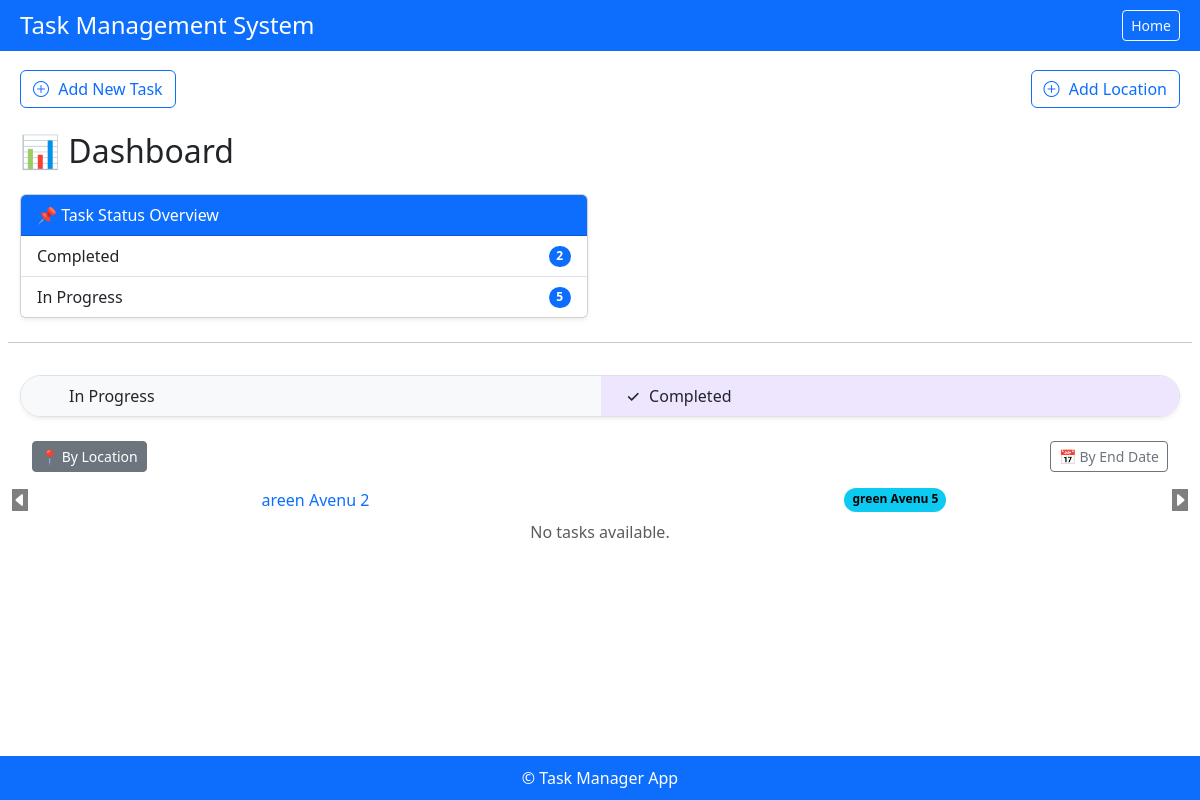
The page /dashboard/?status=completed&sort=location&loc_id=2 (signed in) on the database its author committed.
### emp_app/models.py (models this page shows, shortened)
class Task(models.Model):
    PRIORITY_CHOICES = [
        ('low', 'Low'),
        ('medium', 'Medium'),
        ('high', 'High'),
    ]
    STATUS = [
        ('in progress', 'IN PROGRESS'),
        ('completed', 'COMPLETED'),
    ]
    task_name = models.CharField(max_length=255, null=True, blank=True)
    location = models.ForeignKey(Locations, on_delete=models.CASCADE, null=True, blank=True)
    description = models.TextField(null=True, blank=True)
    start_date = models.DateField(default=timezone.now)
    end_date = models.DateField(null=True, blank=True)
    status = models.CharField(max_length=20, choices=STATUS, default='in progress')
    created_at = models.DateField(default=timezone.now)
    priority = models.CharField(
        max_length=10, choices=PRIORITY_CHOICES, default='Medium')
    history = HistoricalRecords()

class Locations(models.Model):
    location_name = models.CharField(max_length=255)
    created_at = models.DateTimeField(auto_now_add=True, null=True, blank=True)
    updated_at = models.DateTimeField(auto_now_add=True, null=True, blank=True)
    history = HistoricalRecords()
    def __str__(self):
        return self.location_name

### emp_app/views.py (the view, shortened to what this page needs)
# urls.py: path('dashboard/', views.dashboard, name='dashboard'),
@login_required(login_url='/emp-login/')
def dashboard(request):
    selected_status = request.GET.get('status', 'in progress')
    sort_by = request.GET.get('sort', 'location')
    loc_id = request.GET.get('loc_id')
    try:
        selected_loc_id = int(loc_id)
    except (TypeError, ValueError):
        selected_loc_id = None
    tasks = Task.objects.filter(status=selected_status)
    grouped_locations = None
    if loc_id:
        try:
            selected_location = Locations.objects.get(id=loc_id)
            tasks = tasks.filter(location=selected_location)
        except Locations.DoesNotExist:
            selected_location = None
    if sort_by == 'location':
        tasks = tasks.order_by('location__location_name', 'end_date')
        all_locations = Locations.objects.all()
        grouped_locations = group_locations(all_locations, 2)
    else:
        tasks = tasks.order_by('end_date')
    task_counts = Task.objects.values('status').annotate(total=Count('id'))
    print('selected_loc_id',loc_id)
    context = {
        'tasks': tasks,
        'selected_status': selected_status,
        'task_counts': task_counts,
        'form': TaskForm(),
        'location_form': LocationForm(),
        'active_sort': sort_by,
        'active_location': loc_id,
        'selected_loc_id': selected_loc_id,
    }
    if grouped_locations:
        context['locations_grouped'] = grouped_locations
    return render(request, 'dashboard.html', context)

### emp_app/views.py (called while the page is built)
def group_locations(locations, n=3):
    args = [iter(locations)] * n
    return list(zip_longest(*args))

### emp_app/templates/dashboard.html (shortened to what this page needs)
{% extends 'base.html' %}
{% block content %}
{% load widget_tweaks %}
<div>
  <div class="d-flex justify-content-between mb-4">
    <button type="button" class="btn btn-outline-primary no-hover" data-bs-toggle="modal"
    data-bs-target="#createTaskModal">
    <i class="bi bi-plus-circle mr-2 mb-1" style="margin-right: 5px; margin-bottom: 4px;"></i> Add New Task
  </button>
  <a href="{% url 'location_crud' %}">
    <button type="button" class="btn btn-outline-primary no-hover">
      <i class="bi bi-plus-circle mr-2 mb-1" style="margin-right: 5px; margin-bottom: 4px;"></i> Add Location
    </button>
  </a>
  </div>
<h2 class="mb-4 mt-4">📊 Dashboard</h2>
<div class="row">
  <div class="col-md-6 mb-4">
    <div class="card shadow-sm">
      <div class="card-header bg-primary text-white">📌 Task Status Overview</div>
      <ul class="list-group list-group-flush">
        {% for item in task_counts %}
        <li class="list-group-item d-flex justify-content-between align-items-center">
          {{ item.status|title }}
          <span class="badge bg-primary rounded-pill">{{ item.total }}</span>
        </li>
        {% endfor %}
      </ul>
    </div>
  </div>
  <hr>
  <div class="d-flex justify-content-center mt-3">
    <div class="btn-group rounded-pill border overflow-hidden shadow-sm" style="width: -webkit-fill-available;" role="group" id="statusToggle">
      <a href="?status=in progress"
        class="btn btn-light text-dark px-4 py-2 {% if selected_status == 'in progress' or not selected_status %}active{% endif %}">
         In Progress
      </a>
      <a href="?status=completed"
        class="btn btn-light text-dark px-4 py-2 {% if selected_status == 'completed' %}active{% endif %}">
        <span class="status-icon me-2">{% if selected_status == 'completed' %}&#10003;{% endif %}</span> Completed
      </a>
    </div>
  </div>
  <div class="d-flex justify-content-between px-4 mt-2">
    <a href="?status={{ selected_status }}&sort=location"
       class="btn btn-sm mt-3 btn-outline-secondary {% if active_sort == 'location' %}active btn-secondary text-white{% endif %}">
      📍 By Location
    </a>
    <a href="?status={{ selected_status }}&sort=end_date"
       class="btn btn-sm mt-3 btn-outline-secondary {% if active_sort == 'end_date' %}active btn-secondary text-white{% endif %}">
      📅 By End Date
    </a>
  </div>
   {% if active_sort == 'location' and locations_grouped %}
   <div class="mt-3">
    <div id="carouselExample" class="carousel slide" data-bs-interval="false">
       <div class="carousel-inner">
        {% for group in locations_grouped %}
        <div class="carousel-item {% if forloop.first %}active{% endif %}" data-index="{{ forloop.counter0 }}">
          <div class="d-flex justify-content-around">
            {% for loc in group %}
              {% if loc %}
                <a href="?status={{ selected_status }}&sort=location&loc_id={{ loc.id }}"
                   class="d-block px-2 text-center text-decoration-none {% if loc.id == selected_loc_id %}badge rounded-pill text-bg-info{% endif %}"
                   data-loc-id="{{ loc.id }}">
                   {{ loc.location_name|truncatechars:50 }}
                </a>
              {% endif %}
            {% endfor %}
          </div>
        </div>
      {% endfor %}
       </div>
       <button class="carousel-control-prev" type="button" data-bs-target="#carouselExample" data-bs-slide="prev" style="width: 0;">
         <span><i class="bi bi-caret-left-fill" style="background-color: #000;"></i></span>
       </button>
       <button class="carousel-control-next" type="button" data-bs-target="#carouselExample" data-bs-slide="next" style="width: 0;">
         <span><i class="bi bi-caret-right-fill" style="background-color: #000;"></i></span>
       </button>
     </div>
   </div>
   {% endif %}
  <div class="container mt-2">
    <div class="row">
      {% for task in tasks %}
      <div class="col-12 col-sm-6 col-md-4 col-lg-3 mb-4">
        <div class="card h-100 shadow-sm border-0 custom-card">
          <a href="{% url 'task_detail' task.id %}" class="card-body">
            <h5 class="card-title fw-bold text-uppercase">{{ task.task_name }}</h5>
            <p class="text-muted small mb-1">
              🗓 {{ task.start_date|date:"d M Y" }}
              {% if task.priority == 'high' %}
              <span class="badge bg-danger text-white text-capitalize">{{ task.priority }}</span>
              {% elif task.priority == 'medium' %}
              <span class="badge bg-warning text-dark text-capitalize">{{ task.priority }}</span>
              {% else %}
              <span class="badge bg-success text-white text-capitalize">{{ task.priority }}</span>
              {% endif %}
              📅 {{ task.end_date|date:"d M Y" }}
            </p>
            <p class="text-secondary small mb-0">
              📝 {{ task.description|default:"No description" }}
            </p>
            <p class="text-muted small mt-2">
              📍 {{ task.location.location_name }}
            </p>
          </a>
        </div>
      </div>
      {% empty %}
      <div class="col-12 text-center">
        <p class="text-muted">No tasks available.</p>
      </div>
      {% endfor %}
    </div>
  </div>
  {% endblock %}

### emp_app/templates/base.html (style rules this page uses)
body { min-height: 100vh; display: flex; flex-direction: column; margin: 0; padding: 0; }

### emp_app/templates/dashboard.html (style rules this page uses)
.btn-group .btn { border: none; font-weight: 500; transition: background-color 0.3s ease; display: flex; align-items: center; }
.btn-group .btn.active { background-color: #eee6ff; color: #000; }
.status-icon { width: 1rem; display: inline-block; text-align: center; }

### rows shown on the page
Task: status "In Progress", total "5"
Locations: location_name "areen Avenu 2"
Locations: location_name "green Avenu 5"

### other values the page prints
{{ item.status|title }} "Completed"
{{ item.total }} "2"
